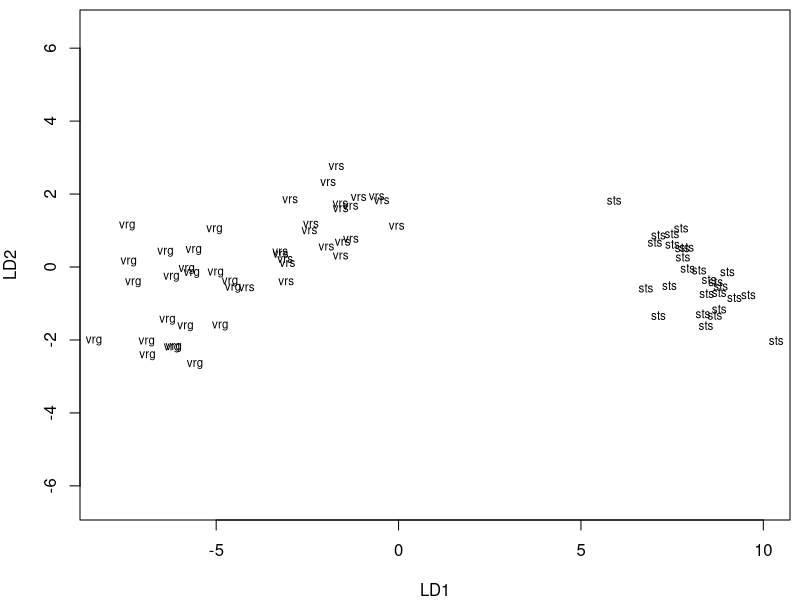
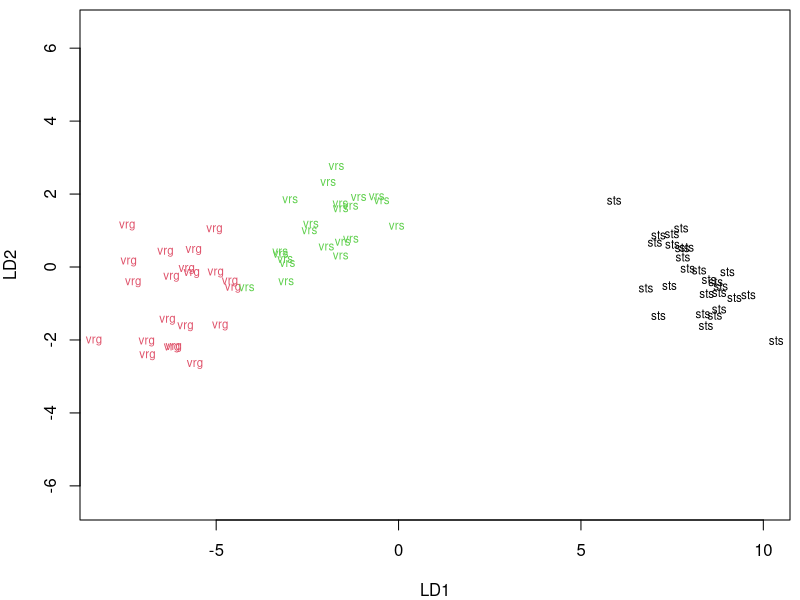
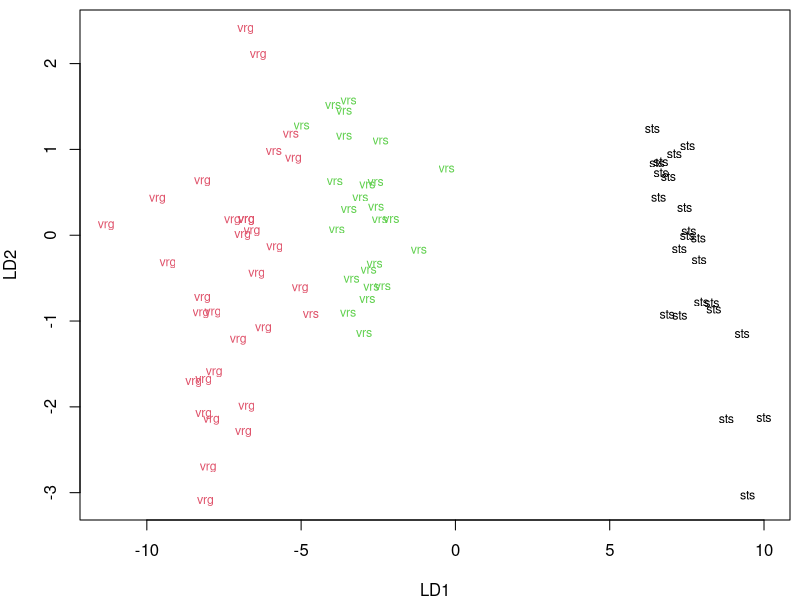

Source code (R) for these figures, in order:

require(MASS)

# e.g. the iris data set
rownames(iris) = NULL
colnames(iris) = abbreviate(colnames(iris), 2)
iris$Sp = factor(abbreviate(iris$Sp, 3))
head(iris) ; dim(iris)

# use a random set of the data as a training set
tr = sample(1:150, 70)
table(iris$Sp[tr])
n = length(unique(iris$Sp[tr])) ; n

# perform lda
results = lda(Sp ~ ., iris, subset = tr) ; results

# plot results
par(mar = c(4,4,0.5,0.5))
plot(results)
# - colours = true class
plot(results, col = (1:n)[iris$Sp[tr]])

# look at the predictions for test data set
preds = predict(results, iris[-tr, ])
preds$class

# plot predictions
# - colours = predicted class
# - labels = true class
plot(preds$x, type = "n")
text(preds$x, cex = 0.75,
    label = iris$Sp[-tr],
    col = (1:length(unique((preds$class))))[preds$class])
